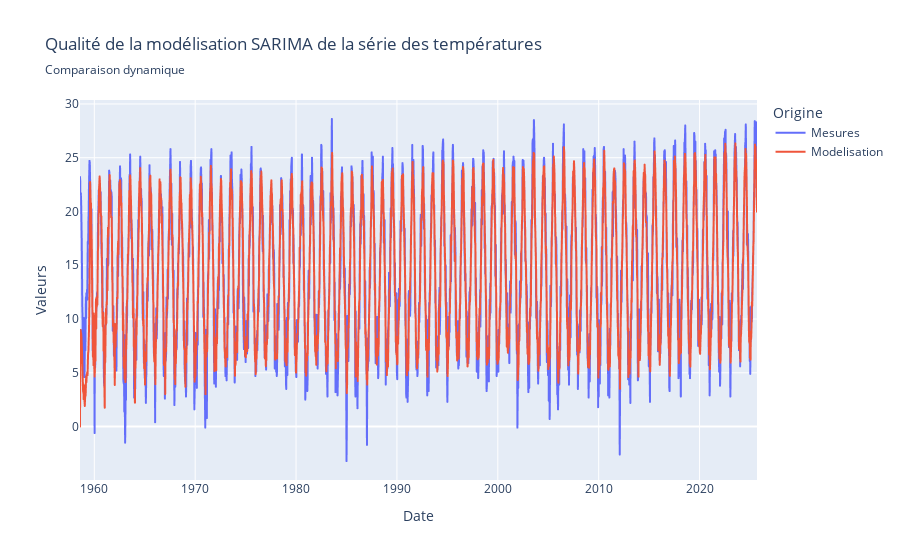

Notebook code cell kept with this figure:
### Code cell
df_comparaison = pandas.concat([temps_serie_df, pred_sarima_df], ignore_index=True)

fig = px.line(df_comparaison, x="Date", y="Valeurs",
              title="Qualité de la modélisation SARIMA de la série des températures", subtitle = "Comparaison dynamique",
             # labels={"T_DECAD":"T°c"}, 
             # hover_data=["Date", "T_DECAD"],
              color = 'Origine'
             )
fig.show()

### Figure 1 — Plotly figure (JSON) as saved in the notebook; plotly's stock layout.template omitted (floating-point values rounded to 4 significant figures; data arrays with more than 128 entries replaced by an {"elided": "..."} marker saying what was removed)
{"data": [{"hovertemplate": "Origine=Mesures<br>Date=%{x}<br>Valeurs=%{y}<extra></extra>", "legendgroup": "Mesures", "line": {"color": "#636efa", "dash": "solid"}, "marker": {"symbol": "circle"}, "mode": "lines", "name": "Mesures", "showlegend": true, "type": "scattergl", "x": {"elided": "2417 str values"}, "xaxis": "x", "y": {"elided": "2417 float values"}, "yaxis": "y"}, {"hovertemplate": "Origine=Modelisation<br>Date=%{x}<br>Valeurs=%{y}<extra></extra>", "legendgroup": "Modelisation", "line": {"color": "#EF553B", "dash": "solid"}, "marker": {"symbol": "circle"}, "mode": "lines", "name": "Modelisation", "showlegend": true, "type": "scattergl", "x": {"elided": "2417 str values"}, "xaxis": "x", "y": {"elided": "2417 float values"}, "yaxis": "y"}], "layout": {"legend": {"title": {"text": "Origine"}, "tracegroupgap": 0}, "title": {"subtitle": {"text": "Comparaison dynamique"}, "text": "Qualité de la modélisation SARIMA de la série des températures"}, "xaxis": {"anchor": "y", "domain": [0, 1], "title": {"text": "Date"}}, "yaxis": {"anchor": "x", "domain": [0, 1], "title": {"text": "Valeurs"}}}}
